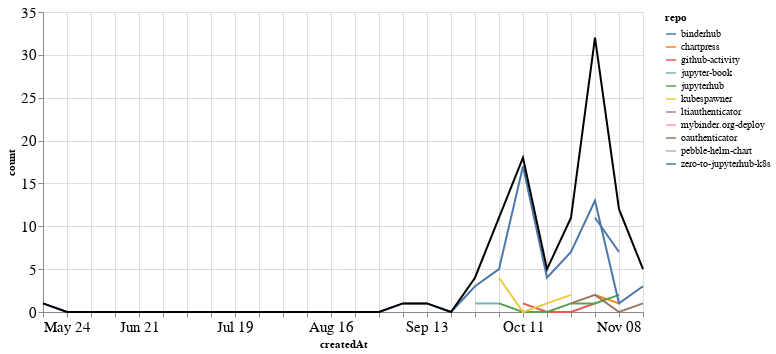

Write notebook code for a chart like this one.
### Markdown cell above
## PRs

### Code cell
prs_time = prs.groupby('repo').resample('W', on='createdAt').count()['author'].reset_index()
prs_time = prs_time.rename(columns={'author': 'count'})
prs_time_total = prs_time.groupby('createdAt').agg({"count": "sum"}).reset_index()

ch1 = alt.Chart(prs_time, width=600).mark_line().encode(
    x='createdAt',
    y='count',
    color='repo',
    tooltip="repo"
)

ch2 = alt.Chart(prs_time_total, width=600).mark_line(color="black").encode(
    x='createdAt',
    y='count',
)

ch1 + ch2

### Figure 1 — Vega-Lite specification as saved in the notebook (floating-point values rounded to 4 significant figures)
{"config": {"axisLeft": {"labelFontSize": 15}, "axisBottom": {"labelFontSize": 15}}, "layer": [{"data": {"name": "data-2e3d83145982392a316d72b154560b91"}, "mark": "line", "encoding": {"color": {"type": "nominal", "field": "repo"}, "tooltip": {"type": "nominal", "field": "repo"}, "x": {"type": "temporal", "field": "createdAt"}, "y": {"type": "quantitative", "field": "count"}}, "width": 600}, {"data": {"name": "data-6ebfd6f60990a9f5022a91de2869184e"}, "mark": {"type": "line", "color": "black"}, "encoding": {"x": {"type": "temporal", "field": "createdAt"}, "y": {"type": "quantitative", "field": "count"}}, "width": 600}], "$schema": "https://vega.github.io/schema/vega-lite/v4.8.1.json", "datasets": {"data-2e3d83145982392a316d72b154560b91": [{"repo": "binderhub", "createdAt": "2020-11-01T00:00:00", "count": 11}, {"repo": "binderhub", "createdAt": "2020-11-08T00:00:00", "count": 7}, {"repo": "chartpress", "createdAt": "2020-11-01T00:00:00", "count": 2}, {"repo": "chartpress", "createdAt": "2020-11-08T00:00:00", "count": 1}, {"repo": "github-activity", "createdAt": "2020-10-11T00:00:00", "count": 1}, {"repo": "github-activity", "createdAt": "2020-10-18T00:00:00", "count": 0}, {"repo": "github-activity", "createdAt": "2020-10-25T00:00:00", "count": 0}, {"repo": "github-activity", "createdAt": "2020-11-01T00:00:00", "count": 1}, {"repo": "jupyter-book", "createdAt": "2020-09-27T00:00:00", "count": 1}, {"repo": "jupyter-book", "createdAt": "2020-10-04T00:00:00", "count": 1}, {"repo": "jupyterhub", "createdAt": "2020-10-04T00:00:00", "count": 1}, {"repo": "jupyterhub", "createdAt": "2020-10-11T00:00:00", "count": 0}, {"repo": "jupyterhub", "createdAt": "2020-10-18T00:00:00", "count": 0}, {"repo": "jupyterhub", "createdAt": "2020-10-25T00:00:00", "count": 1}, {"repo": "jupyterhub", "createdAt": "2020-11-01T00:00:00", "count": 1}, {"repo": "jupyterhub", "createdAt": "2020-11-08T00:00:00", "count": 2}, {"repo": "kubespawner", "createdAt": "2020-10-04T00:00:00", "count": 4}, {"repo": "kubespawner", "createdAt": "2020-10-11T00:00:00", "count": 0}, {"repo": "kubespawner", "createdAt": "2020-10-18T00:00:00", "count": 1}, {"repo": "kubespawner", "createdAt": "2020-10-25T00:00:00", "count": 2}, {"repo": "ltiauthenticator", "createdAt": "2020-11-15T00:00:00", "count": 1}, {"repo": "mybinder.org-deploy", "createdAt": "2020-11-01T00:00:00", "count": 2}, {"repo": "oauthenticator", "createdAt": "2020-10-25T00:00:00", "count": 1}, {"repo": "oauthenticator", "createdAt": "2020-11-01T00:00:00", "count": 2}, {"repo": "oauthenticator", "createdAt": "2020-11-08T00:00:00", "count": 0}, {"repo": "oauthenticator", "createdAt": "2020-11-15T00:00:00", "count": 1}, {"repo": "pebble-helm-chart", "createdAt": "2020-11-08T00:00:00", "count": 1}, {"repo": "zero-to-jupyterhub-k8s", "createdAt": "2020-05-24T00:00:00", "count": 1}, {"repo": "zero-to-jupyterhub-k8s", "createdAt": "2020-05-31T00:00:00", "count": 0}, {"repo": "zero-to-jupyterhub-k8s", "createdAt": "2020-06-07T00:00:00", "count": 0}, {"repo": "zero-to-jupyterhub-k8s", "createdAt": "2020-06-14T00:00:00", "count": 0}, {"repo": "zero-to-jupyterhub-k8s", "createdAt": "2020-06-21T00:00:00", "count": 0}, {"repo": "zero-to-jupyterhub-k8s", "createdAt": "2020-06-28T00:00:00", "count": 0}, {"repo": "zero-to-jupyterhub-k8s", "createdAt": "2020-07-05T00:00:00", "count": 0}, {"repo": "zero-to-jupyterhub-k8s", "createdAt": "2020-07-12T00:00:00", "count": 0}, {"repo": "zero-to-jupyterhub-k8s", "createdAt": "2020-07-19T00:00:00", "count": 0}, {"repo": "zero-to-jupyterhub-k8s", "createdAt": "2020-07-26T00:00:00", "count": 0}, {"repo": "zero-to-jupyterhub-k8s", "createdAt": "2020-08-02T00:00:00", "count": 0}, {"repo": "zero-to-jupyterhub-k8s", "createdAt": "2020-08-09T00:00:00", "count": 0}, {"repo": "zero-to-jupyterhub-k8s", "createdAt": "2020-08-16T00:00:00", "count": 0}, {"repo": "zero-to-jupyterhub-k8s", "createdAt": "2020-08-23T00:00:00", "count": 0}, {"repo": "zero-to-jupyterhub-k8s", "createdAt": "2020-08-30T00:00:00", "count": 0}, {"repo": "zero-to-jupyterhub-k8s", "createdAt": "2020-09-06T00:00:00", "count": 1}, {"repo": "zero-to-jupyterhub-k8s", "createdAt": "2020-09-13T00:00:00", "count": 1}, {"repo": "zero-to-jupyterhub-k8s", "createdAt": "2020-09-20T00:00:00", "count": 0}, {"repo": "zero-to-jupyterhub-k8s", "createdAt": "2020-09-27T00:00:00", "count": 3}, {"repo": "zero-to-jupyterhub-k8s", "createdAt": "2020-10-04T00:00:00", "count": 5}, {"repo": "zero-to-jupyterhub-k8s", "createdAt": "2020-10-11T00:00:00", "count": 17}, {"repo": "zero-to-jupyterhub-k8s", "createdAt": "2020-10-18T00:00:00", "count": 4}, {"repo": "zero-to-jupyterhub-k8s", "createdAt": "2020-10-25T00:00:00", "count": 7}, {"repo": "zero-to-jupyterhub-k8s", "createdAt": "2020-11-01T00:00:00", "count": 13}, {"repo": "zero-to-jupyterhub-k8s", "createdAt": "2020-11-08T00:00:00", "count": 1}, {"repo": "zero-to-jupyterhub-k8s", "createdAt": "2020-11-15T00:00:00", "count": 3}], "data-6ebfd6f60990a9f5022a91de2869184e": [{"createdAt": "2020-05-24T00:00:00", "count": 1}, {"createdAt": "2020-05-31T00:00:00", "count": 0}, {"createdAt": "2020-06-07T00:00:00", "count": 0}, {"createdAt": "2020-06-14T00:00:00", "count": 0}, {"createdAt": "2020-06-21T00:00:00", "count": 0}, {"createdAt": "2020-06-28T00:00:00", "count": 0}, {"createdAt": "2020-07-05T00:00:00", "count": 0}, {"createdAt": "2020-07-12T00:00:00", "count": 0}, {"createdAt": "2020-07-19T00:00:00", "count": 0}, {"createdAt": "2020-07-26T00:00:00", "count": 0}, {"createdAt": "2020-08-02T00:00:00", "count": 0}, {"createdAt": "2020-08-09T00:00:00", "count": 0}, {"createdAt": "2020-08-16T00:00:00", "count": 0}, {"createdAt": "2020-08-23T00:00:00", "count": 0}, {"createdAt": "2020-08-30T00:00:00", "count": 0}, {"createdAt": "2020-09-06T00:00:00", "count": 1}, {"createdAt": "2020-09-13T00:00:00", "count": 1}, {"createdAt": "2020-09-20T00:00:00", "count": 0}, {"createdAt": "2020-09-27T00:00:00", "count": 4}, {"createdAt": "2020-10-04T00:00:00", "count": 11}, {"createdAt": "2020-10-11T00:00:00", "count": 18}, {"createdAt": "2020-10-18T00:00:00", "count": 5}, {"createdAt": "2020-10-25T00:00:00", "count": 11}, {"createdAt": "2020-11-01T00:00:00", "count": 32}, {"createdAt": "2020-11-08T00:00:00", "count": 12}, {"createdAt": "2020-11-15T00:00:00", "count": 5}]}}
